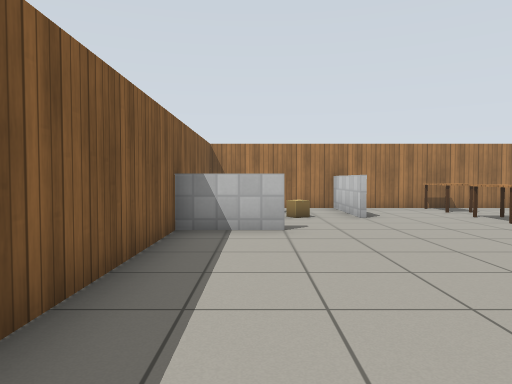
view 1 (above)

21 first-person views from a walk through a robot-simulator world made for Gazebo. The camera is 0.9 m above the floor, tilts 2° down and sees 70° across. Floor lines are 1 m apart. The floor is counted in squares, 1 m on a side. Each view is taken from the middle of a square. On the plan, view 1 faces up. The plan holds only what a view shows up to about 12 squares ahead; the rest is blank. Gazebo's built-in surfaces are drawn with simple patterns.

view 2
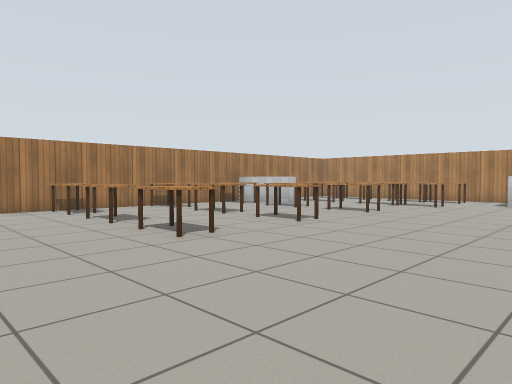

view 3
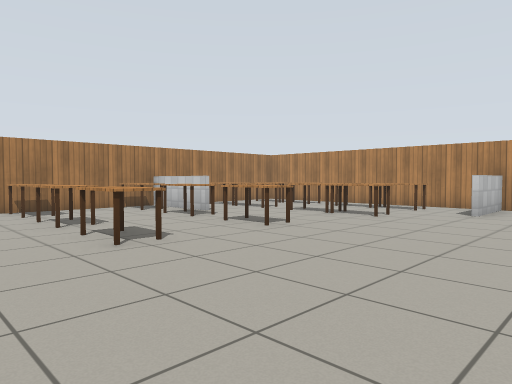

view 4
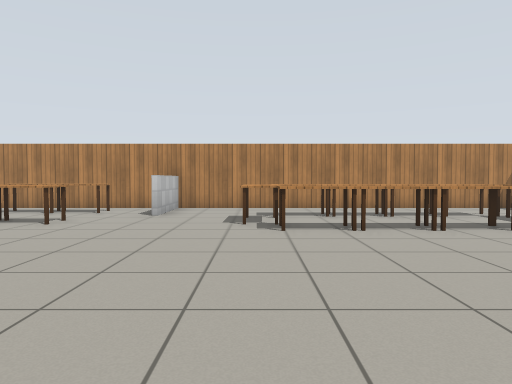

view 5
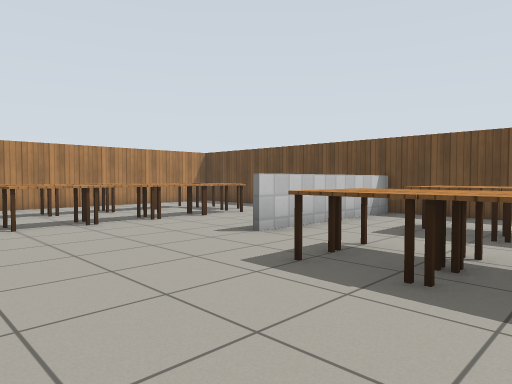

view 6
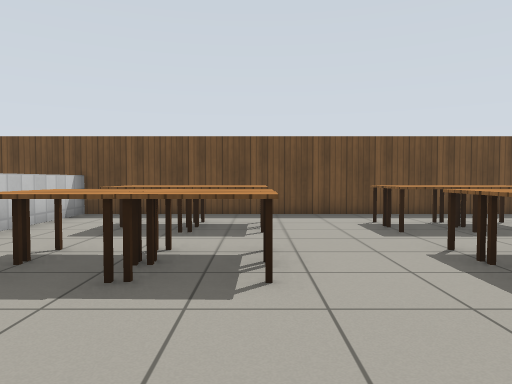

view 7
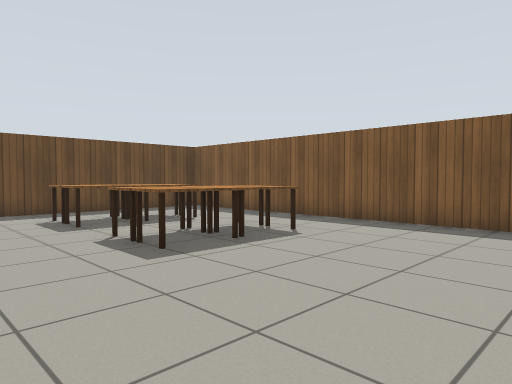

view 8
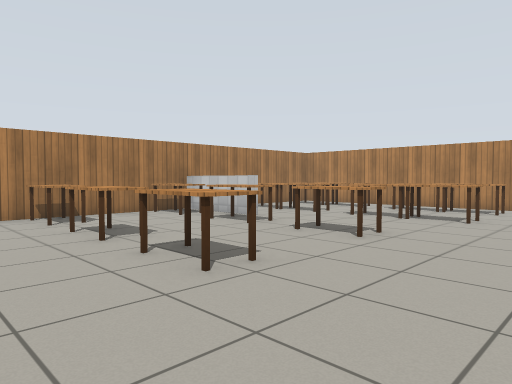

view 9
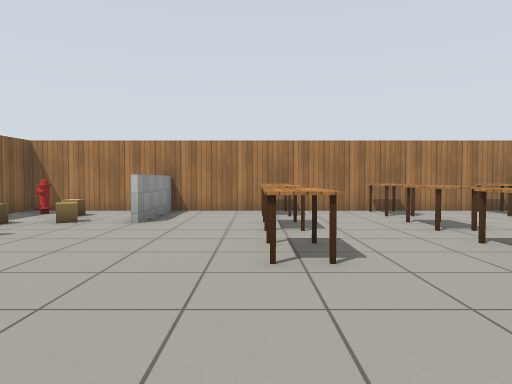

view 10
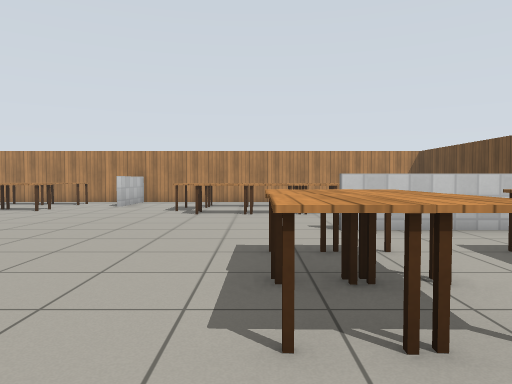

view 11
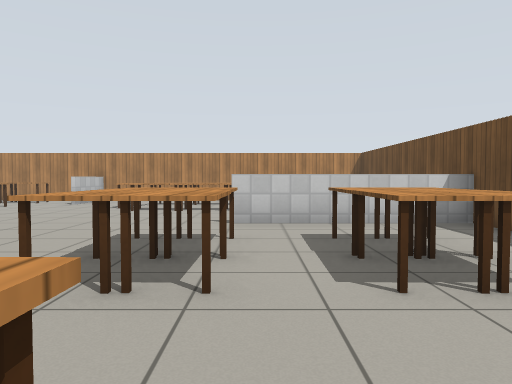

view 12
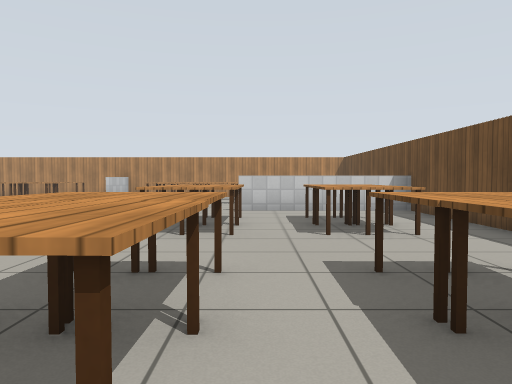

view 13
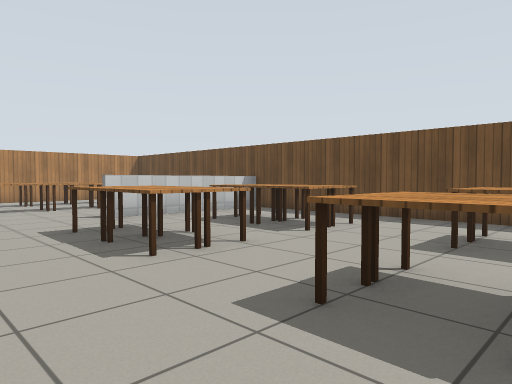

view 14
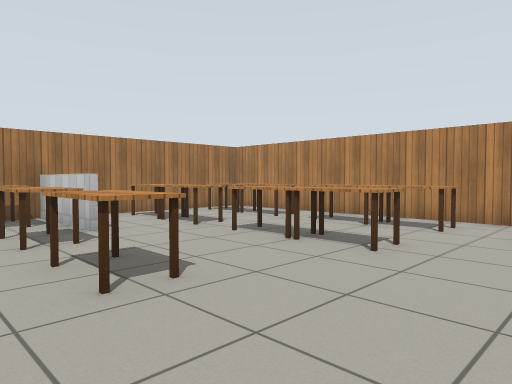

view 15
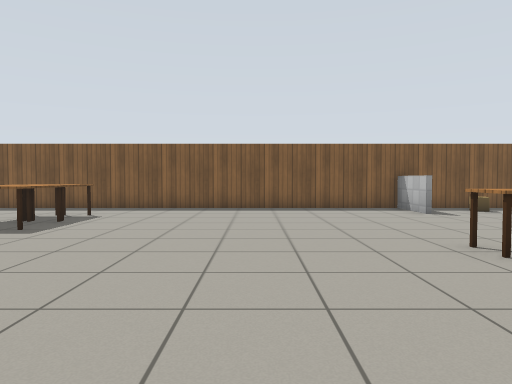

view 16
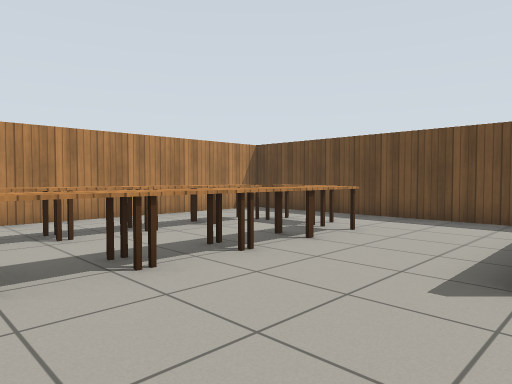

view 17
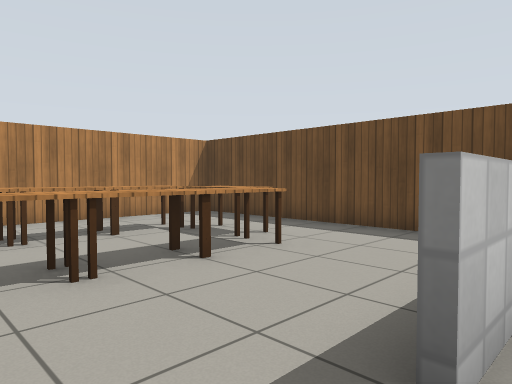

view 18
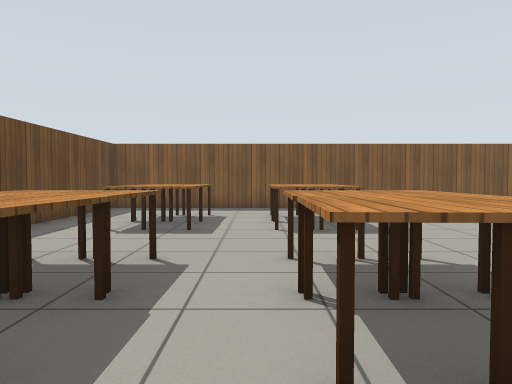

view 19
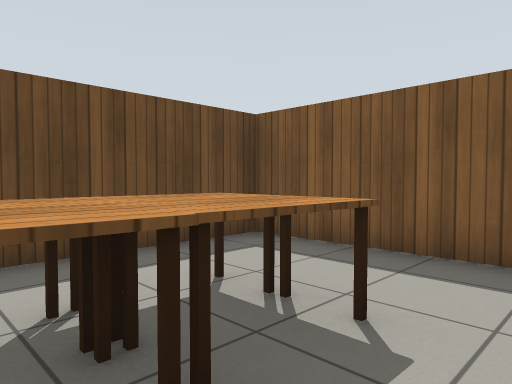

view 20
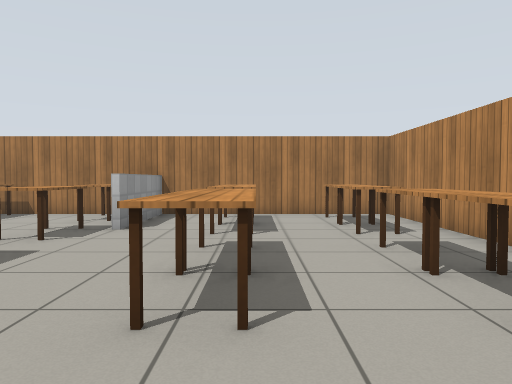

view 21
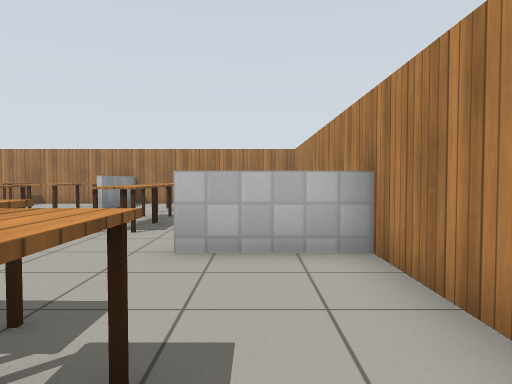

### Floor plan
Points are (right, up) in squares from view 1. A wall is a line through its corners. A room is listed if a view was taken in it or the views show most of it. See-through windows are left out.
Room 1 (views 1, 2, 3, 4, 5, 6, 7, 8, 9, 10, 11, 12, 13, 14, 15, 16, 17, 18, 19, 20, 21)
walls: (12.4, 8.4) (12.4, 11.5); (10.4, -8.5) (10.4, -3.5); (12.6, 11.4) (12.6, 8.5); (-1.4, 6.9) (-1.4, -8.4) (18.4, -8.4) (18.4, 11.4) (3.1, 11.4); (2.6, 11.4) (2.6, 8.5)
low walls: (18.5, 2.4) (16, 2.4); (0.6, 6.4) (-1.5, 6.4)
ways out: opening at (1.5, 7.5) to room 2
objects: wooden box (1, -6) to (2, -6); wooden box (1, -5) to (2, -5); wooden box (1, -3) to (2, -3); wooden box (1, -2) to (2, -2); wooden box (3, -6); wooden box (3, -5); wooden box (3, -3); wooden box (3, -2); table (5, 5) to (6, 6); table (5, 8) to (6, 8); table (5, 10) to (6, 11); wooden box (6, -6) to (7, -6); wooden box (6, -5) to (7, -5); wooden box (6, -3) to (7, -3); wooden box (6, -2) to (7, -2); other object (8, -6); wooden box (8, -5); wooden box (8, -3); wooden box (8, -2); table (8, 5) to (9, 6); table (8, 8) to (9, 8); table (8, 10) to (9, 11); table (11, 5) to (12, 6); table (11, 8) to (12, 9); table (11, 10) to (12, 11); wooden box (14, -6) to (14, -5); wooden box (14, -4) to (14, -3); wooden box (14, -2); wooden box (14, -1); wooden box (14, 0) to (15, 0); table (14, 4) to (15, 5); table (14, 6) to (15, 7); table (14, 8) to (15, 9); table (14, 10) to (15, 11); wooden box (15, -6); wooden box (16, -6) to (16, -5); wooden box (16, -4) to (16, -3); wooden box (16, -2); wooden box (16, -1); table (17, 4) to (17, 5); table (17, 6) to (17, 7); table (17, 8) to (17, 9); table (17, 10) to (17, 11)
Room 2 (no view inside)
walls: (3.1, 11.4) (-1.4, 11.4) (-1.4, 6.9)
low walls: (2.4, 8.5) (2.4, 11.4)
ways out: opening at (1.5, 7.5) to room 1
objects: fire hydrant (-1, 11); cardboard box (0, 8); cardboard box (1, 9); cardboard box (1, 10)

Where each view was taken, in squares from view 1:
view 1: 0 up, 0 right, facing up
view 2: 0 up, 2 right, facing up-right
view 3: 0 up, 6 right, facing up-right
view 4: 0 up, 7 right, facing right
view 5: 1 up, 6 right, facing down-right
view 6: 1 up, 6 right, facing down
view 7: 2 up, 6 right, facing down-left
view 8: 2 up, 6 right, facing up-right
view 9: 1 up, 5 right, facing up
view 10: 2 down, 4 right, facing right
view 11: 4 down, 3 right, facing right
view 12: 4 down, 0 right, facing right
view 13: 0 up, 2 right, facing down-right
view 14: 2 up, 10 right, facing up-right
view 15: 2 up, 10 right, facing left
view 16: 0 up, 10 right, facing down-right
view 17: 2 down, 10 right, facing down-right
view 18: 4 down, 10 right, facing left
view 19: 4 down, 3 right, facing down-left
view 20: 2 up, 15 right, facing up
view 21: 2 down, 17 right, facing up
